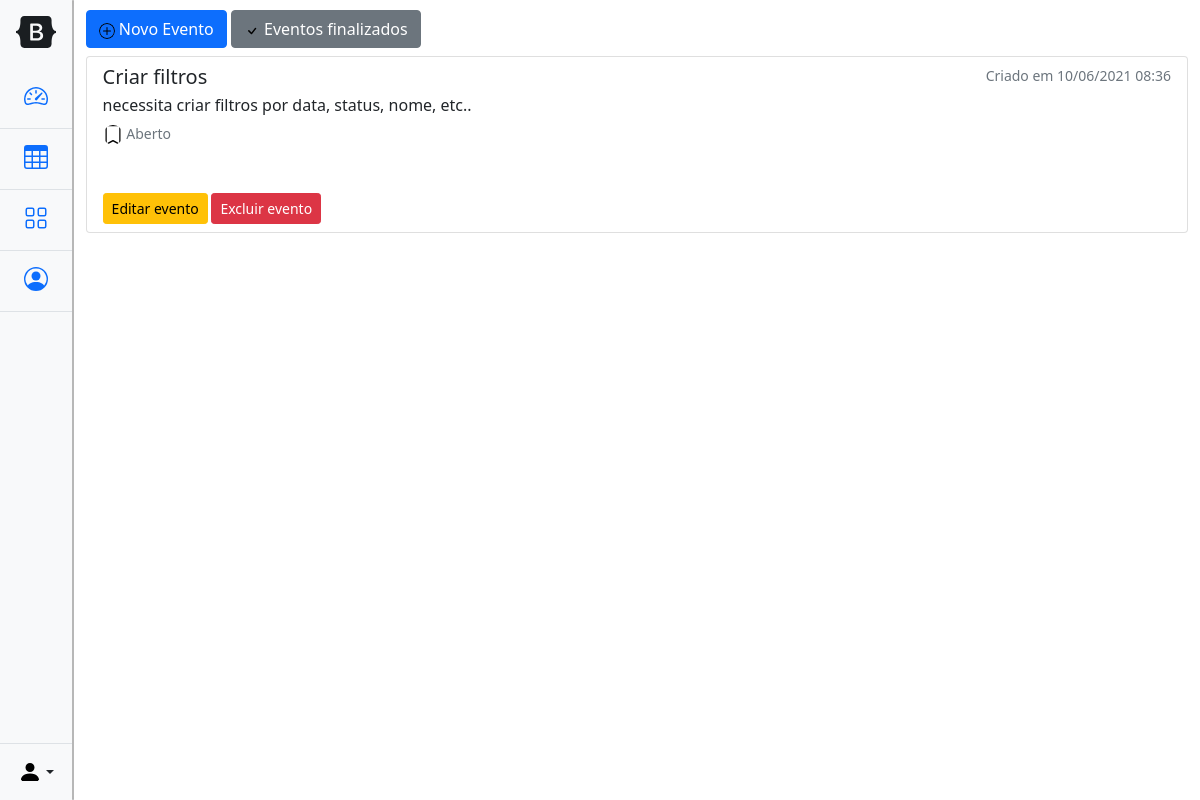
The app's page /agenda/ (signed in) with its own data.
### agenda/models.py (models this page shows, shortened)
class Evento(models.Model):
    F = 1
    E = 2
    A = 3
    STATUS_EVENTO = (
        (F, 'Finalizado'),
        (E, 'Executando'),
        (A, 'Aberto')
    )
    titulo = models.CharField(max_length=100)
    descricao = models.TextField(max_length=1500, blank=True, null=True)
    data_evento = models.DateTimeField(verbose_name='Data do evento')
    data_criacao = models.DateTimeField(auto_now=True, verbose_name='Data da criação')
    usuario = models.ForeignKey(User, on_delete=models.CASCADE)
    status = models.PositiveSmallIntegerField(choices=STATUS_EVENTO, default=3)
    def get_data_criacao(self):
        return self.data_criacao.strftime('%d/%m/%Y %H:%M')
    def get_evento_atrasado(self):
        if self.data_evento < datetime.now():
            return True
        else:
            return False

### agenda/views.py (the view)
# urls.py: path('agenda/', views.lista_eventos, name='lista_eventos'),
@login_required(login_url='/login/')
def lista_eventos(request):
    context = {}
    usuario = request.user
    data_atual = datetime.now() - timedelta(days=2)
    finalizado = 1
    context['eventos'] = Evento.objects.filter(usuario=usuario).exclude(status=finalizado).order_by('data_criacao').reverse()
    return render(request, 'agenda/dashboard.html', context)

### templates/agenda/dashboard.html (shortened to what this page needs)
{% extends 'main/base.html' %}
{% load static %}
{% block content %}
    <a type="button" class="btn btn-primary mb-2" href="evento/">
        <img src="{% static 'icons/plus-circle.svg' %}" alt="mdo" width="16" height="16" class="rounded-circle">
        Novo Evento
    </a>
    <a type="button" class="btn btn-secondary mb-2" href="eventos/finalizado/">
        <img src="{% static 'icons/check.svg' %}" alt="mdo" width="16" height="16" class="rounded-circle">
        Eventos finalizados
    </a>
    <div class="list-group">
        {% for evento in eventos %}
        <div class="list-group-item list-group-item-action">
            <div class="d-flex w-100 justify-content-between">
            <h5 class="mb-1">{{ evento.titulo }}</h5>
            <small class="text-muted">Criado em {{ evento.get_data_criacao }}</small>
            </div>
            <p class="mb-1">{{ evento.descricao }}</p>
            <small class="text-muted">
            {% for s in evento.STATUS_EVENTO %}
                {% if s.0 == evento.status %}
                    {% if s.0 == 1 %}
                        <img src="{% static 'icons/bookmark-check.svg' %}" alt="mdo" width="20" height="20" class="rounded-circle bg-success">
                        {{ s.1 }}
                    {% elif s.0 == 2 %}
                        <img src="{% static 'icons/bookmark-dash.svg' %}" alt="mdo" width="20" height="20" class="rounded-circle bg-warning">
                        {{ s.1 }}
                    {% elif s.0 == 3 %}
                        <img src="{% static 'icons/bookmark.svg' %}" alt="mdo" width="20" height="20" class="rounded-circle">
                        {{ s.1 }}
                    {% endif %}
                {% endif %}
            {% endfor %}
            <br><br>
            <a class='btn btn-warning btn-sm' href="/agenda/evento/?id={{ evento.id }}">Editar evento</a>
            <a class='btn btn-danger btn-sm' href="/agenda/evento/delete/{{ evento.id }}">Excluir evento</a>
            </small>
        </div>
        {% endfor %}
    </div>
{% endblock %}

### static/css/sidebars.css (style rules this page uses)
body { min-height: 100vh; min-height: -webkit-fill-available; }
html { height: -webkit-fill-available; }

### records on screen
Evento: titulo "Criar filtros", get_data_criacao "10/06/2021 08:36", descricao "necessita criar filtros por data, status, nome, etc..", status 3 (drawn), s "Aberto"
